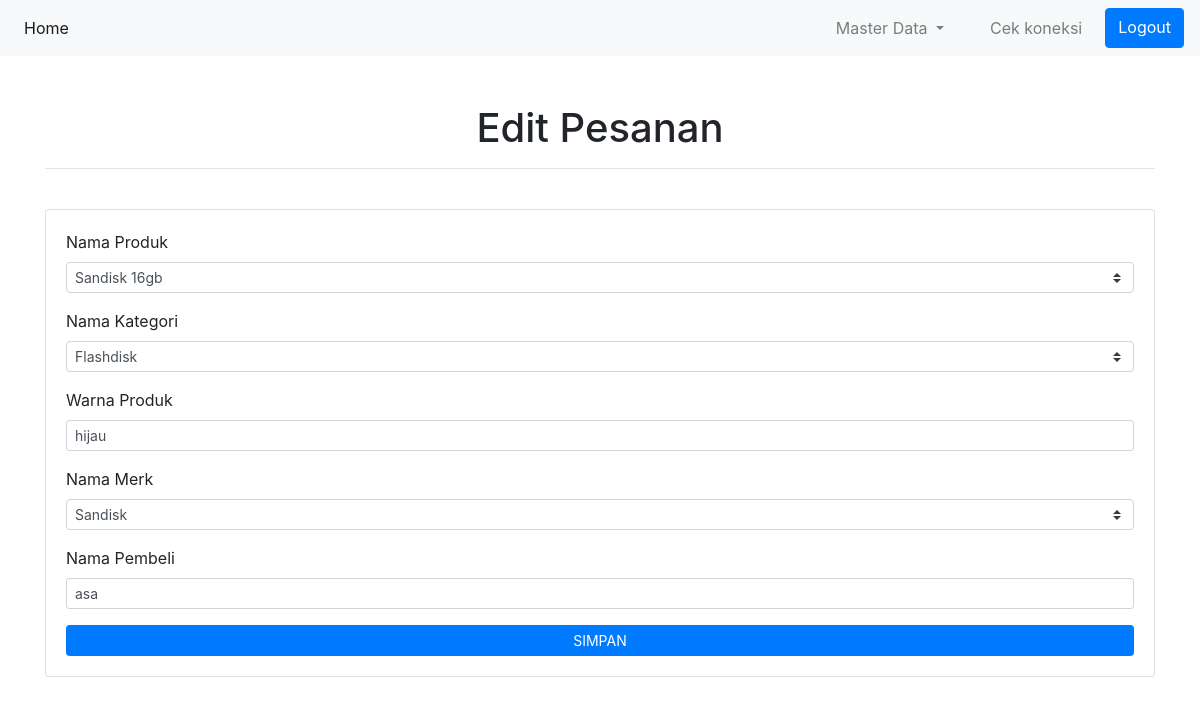
/views/beli/editpsn.php?id_beli=21, run on the app's committed database.
### tables this page shows
CREATE TABLE `beli` (
  `id_beli` int(11) NOT NULL,
  `nama_produk` varchar(100) NOT NULL,
  `id_kategori` int(11) NOT NULL,
  `warna` varchar(100) NOT NULL,
  `id_merk` int(11) NOT NULL,
  `total_harga` varchar(100) NOT NULL,
  `pembeli` varchar(100) NOT NULL
);

CREATE TABLE `produk` (
  `id_produk` int(15) NOT NULL,
  `nama_produk` varchar(255) NOT NULL,
  `warna` varchar(255) NOT NULL,
  `jumlah` int(15) NOT NULL,
  `harga` int(15) NOT NULL,
  `id_merk` int(15) NOT NULL,
  `id_kategori` int(15) NOT NULL
);

CREATE TABLE `kategori_produk` (
  `id_kategori` int(15) NOT NULL,
  `nama_kategori` varchar(255) NOT NULL
);

### views/beli/editpsn.php (the view, shortened to what this page needs)
<?php include '../../controller/koneksi.php';
$id =($_GET['id_beli']);
$categoriQuery = "SELECT * FROM kategori_produk;";
$merkQuery = "SELECT * FROM merk;";
$query = "SELECT nama_produk, warna, merk.id_merk, nama_merk, beli.id_kategori, nama_kategori, total_harga, pembeli  FROM `beli` INNER JOIN kategori_produk ON beli.id_kategori=kategori_produk.id_kategori INNER JOIN merk ON beli.id_merk=merk.id_merk WHERE id_beli=$id;";
$result = mysqli_fetch_array(mysqli_query($koneksi, $query));
$produk = mysqli_query($koneksi, "SELECT nama_produk FROM produk");
$categories = mysqli_query($koneksi, $categoriQuery);
$merk = mysqli_query($koneksi, $merkQuery);
?>
<!DOCTYPE html>
<html lang="en">
<head>
  <link rel="stylesheet" href="../../assets/css/bootstrap.min.css" />
</head>
<body>
  <nav class="navbar navbar-expand-lg navbar-light bg-light">
    <div class="collapse navbar-collapse" id="navbarSupportedContent">
      <ul class="navbar-nav mr-auto">
        <li class="nav-item active">
          <a class="nav-link" href="../../index.php">Home <span class="sr-only">(current)</span></a>
        </li>
      </ul>
      <form class="form-inline my-2 my-lg-0">
        <ul class="navbar-nav mr-auto">
          <li class="nav-item dropdown" style="padding-right: 30px;" >
            <a class="nav-link dropdown-toggle" href="#" id="navbarDropdown" role="button" data-toggle="dropdown" aria-haspopup="true" aria-expanded="false">
              Master Data
            </a>
          </li>
          <li class="nav-item" style="padding-right: 15px;">
            <a class="nav-link" href="../../controller/koneksi.php">Cek koneksi</a>
          </li>
          <a class="btn btn-primary" href="../../controller/pelanggan/logout.php">Logout</a>
        </ul>
      </form>
    </div>
  </nav>
  <div class="container pt-5">
    <h1> <center>Edit Pesanan</center></h1>
    <hr /> <br />
    <div class="card">
      <div class="card-body">
        <form action="update.php" method="post">
          <div class="form-group">
            <label for="nama-kategori">Nama Produk</label>
            <select class="custom-select custom-select-sm" name="nama_produk">
              <?php foreach ($produk as $pdk) { ?>
                <option value="<?= $pdk['nama_produk']; ?>" <?= ($pdk['nama_produk'] === $result['nama_produk']) ? 'selected' : ''; ?>> <?= $pdk['nama_produk']; ?> </option>
              <?php } ?>
            </select>
          </div>
          <div class="form-group">
            <label for="nama-kategori">Nama Kategori</label>
            <select class="custom-select custom-select-sm" name="kategori-produk">
              <?php foreach ($categories as $categori) { ?>
                <option value="<?= $categori['id_kategori']; ?>" <?= ($result['id_kategori'] === $categori['id_kategori']) ? 'selected' : ''; ?>> <?= $categori['nama_kategori']; ?> </option>
              <?php } ?>
            </select>
          </div>
          <div class="form-group">
            <label for="warna-produk">Warna Produk</label>
            <input type="text" class="form-control form-control-sm" name="warna-produk" placeholder="Masukkan Warna Produk" value="<?= $result['warna'] ?>">
          </div>
          <div class="form-group">
            <label for="nama-merk">Nama Merk</label>
            <select class="custom-select custom-select-sm" name="merk-produk">
              <?php foreach ($merk as $v) { ?>
                <option value="<?= $v['id_merk']; ?>" <?= ($result['id_merk'] === $v['id_merk']) ? 'selected' : ''; ?>> <?= $v['nama_merk']; ?> </option>
              <?php } ?>
            </select>
          </div>
          <div class="form-group">
            <label for="harga-produk">Nama Pembeli</label>
            <input type="text" class="form-control form-control-sm" name="pembeli" placeholder="Masukkan Nama anda" required value="<?= $result['pembeli'] ?>">
          </div>
          <button type="submit" class="w-100 btn btn-sm btn-primary">SIMPAN</button>
        </form>
      </div>
    </div>
  </div>
</body>
</html>

### data on the page
beli: nama_produk "Sandisk 16gb", kategori-produk "Flashdisk", warna-produk "hijau", pembeli "asa"

### other printed values
form field merk-produk "Sandisk"
